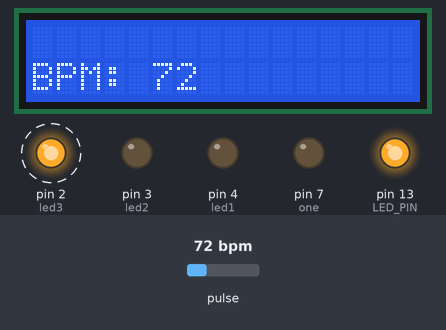
Recording of a sketch running on a simulated Arduino Uno, built with avr-gcc and run on an emulated ATmega328P. Shown: 16×2 character LCD, output pins drawn as LEDs (lit = HIGH). Dashed ring = blinking. The inputs (shaded band) are chosen by the test bench; at power-on: pulse 72 bpm. What the sketch prints to the serial monitor is not drawn.

Above: at 1.2 s.
1.3 s: pulse set to 98 bpm
At 4.3 s:
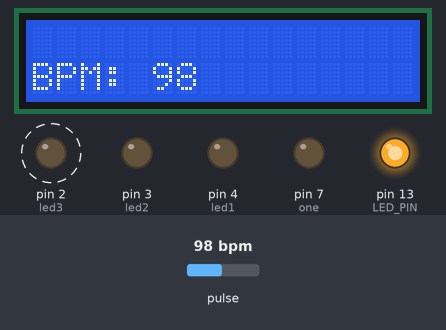
4.5 s: pulse set to 102 bpm
At 5.8 s:
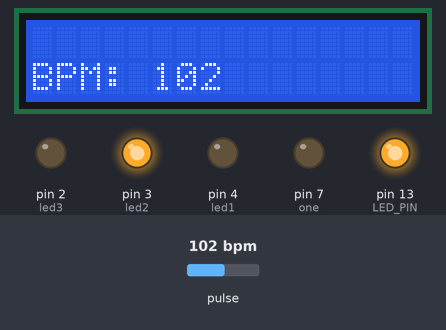
7.7 s: pulse set to 118 bpm
At 10.7 s:
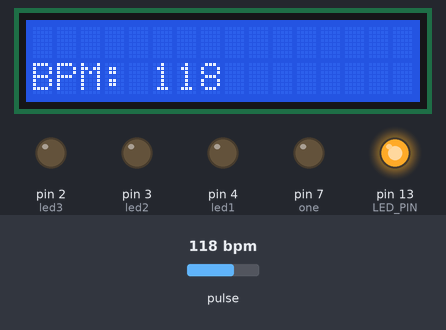
10.9 s: pulse set to 121 bpm
At 14.5 s:
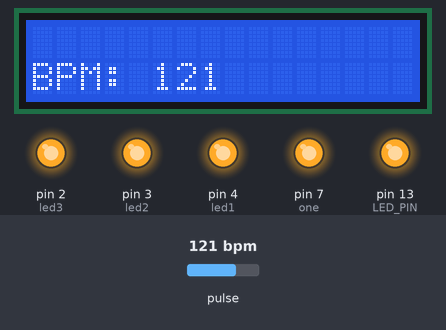
Timing chart, 0 to 15.1 s (numbered marks = the images above; inputs shaded):
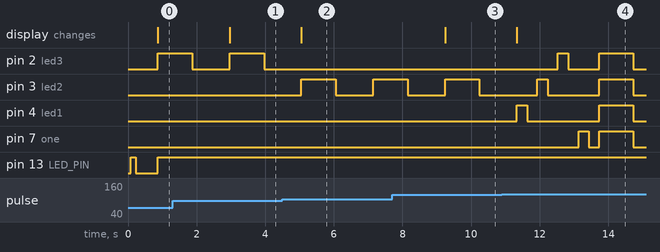

The sketch:

Heart_Rate_Monitoring.ino
```cpp
// Include necessary libraries
#define USE_ARDUINO_INTERRUPTS true
#include <PulseSensorPlayground.h>
#include <LiquidCrystal_I2C.h>
LiquidCrystal_I2C lcd(0x27, 16, 2); // set the LCD address to 0x27 for a 16 chars and 2 line display


// Constants
const int PULSE_SENSOR_PIN = 0;  // Analog PIN where the PulseSensor is connected
const int LED_PIN = 13;          // On-board LED PIN
const int THRESHOLD = 550;
      // Threshold for detecting a heartbeat
int led1 = 4;
int led2=3;
int led3=2;
const int one = 7;
// Create PulseSensorPlayground object
PulseSensorPlayground pulseSensor;

void setup()
{
  // Initialize Serial Monitor
  Serial.begin(9600);
  lcd.init();
  lcd.backlight();


  // Configure PulseSensor
  pulseSensor.analogInput(PULSE_SENSOR_PIN);
  pulseSensor.blinkOnPulse(LED_PIN);
  pulseSensor.setThreshold(THRESHOLD);

  // Check if PulseSensor is initialized
  if (pulseSensor.begin())
  {
    Serial.println("PulseSensor object created successfully!");
  }
   pinMode(led1, OUTPUT);
  pinMode(led2, OUTPUT);
  pinMode(led3, OUTPUT);
  pinMode (one, OUTPUT) ;

}

void loop()
{
  lcd.setCursor(0, 0);
  lcd.print("Heart Rate");

  // Get the current Beats Per Minute (BPM)
  int currentBPM = pulseSensor.getBeatsPerMinute();

  // Check if a heartbeat is detected
  if (pulseSensor.sawStartOfBeat())
  {
    Serial.println("♥ A HeartBeat Happened!");
    Serial.print("BPM: ");
    Serial.println(currentBPM);

    lcd.clear();
    lcd.setCursor(0, 1);
    lcd.print("BPM: ");
    lcd.print(currentBPM);

    Serial.print(currentBPM);
    Serial.print(',');

    if(currentBPM<=50)
      currentBPM=currentBPM+50;
    else if(currentBPM>=120)
      currentBPM=currentBPM-70;

    if(currentBPM>=60 && currentBPM<=99)
    {
      digitalWrite(led3, HIGH);
      delay(1000); // Wait for 1000 millisecond(s
      digitalWrite(led3, LOW);
      delay(1000); // Wait for 1000 millisecond(s)
      Serial.println("Light");

    }
    else if(currentBPM>=100 && currentBPM<=139)
    {
      digitalWrite(led2, HIGH);
      delay(1000); // Wait for 1000 millisecond(s)
      digitalWrite(led2, LOW);
      delay(1000); // Wait for 1000 millisecond(s)
      Serial.println("Moderate");
    }
    else if(currentBPM>=140)
    {
      digitalWrite(led1, HIGH);
      digitalWrite (one, HIGH);
      delay(1000); // Wait for 1000 millisecond(s)
      digitalWrite(led1, LOW);
      digitalWrite (one, LOW);
      delay(1000);
      Serial.println("High");
    }
    else
    {
      digitalWrite(led1, HIGH);
      delay(300); // Wait for 1000 millisecond(s
      digitalWrite(led1, LOW);
      delay(300); // Wait for 1000 millisecond(s
      digitalWrite(led2, HIGH);
      delay(300); // Wait for 1000 millisecond(s
      digitalWrite(led2, LOW);
      delay(300); // Wait for 1000 millisecond(s
      digitalWrite(led3, HIGH);
      delay(300); // Wait for 1000 millisecond(s
      digitalWrite(led3, LOW);
      delay(300);
      digitalWrite (one, HIGH);
      delay(300); // Wait for 1000 millisecond(s)
      digitalWrite (one, LOW);
      delay(300); // Wait for 1000 millisecond(s)

      digitalWrite(led1, HIGH);
      digitalWrite(led2, HIGH);
      digitalWrite(led3, HIGH);
      digitalWrite (one, HIGH);
      delay(1000); // Wait for 1000 millisecond(s
      digitalWrite(led1, LOW);
      digitalWrite(led2, LOW);
      digitalWrite(led3, LOW);
      digitalWrite (one, LOW);
      delay(1000); // Wait for 1000 millisecond(s)
      Serial.println("Not Normal");
    }
    delay(50);
  }

  // Add a small delay to reduce CPU usage
  delay(20);
}
```

Measured:
- the behaviour switches between 99 and 100 bpm on pulse (found by bisection; images 1 and 2)
- the behaviour switches between 119 and 120 bpm on pulse (found by bisection; images 3 and 4)
- after the input at 1.3 s, the display: changes after 1.7 s (image 1)
- after the input at 4.5 s, pin 2 (led3): stays LOW (without the input it goes to HIGH after 0.56 s); pin 3 (led2): LOW → HIGH after 0.56 s, → LOW 1.0 s later, → HIGH 1.1 s later; the display: changes after 0.56 s (image 2)
- after the input at 7.7 s, the display: changes after 1.5 s (image 3)
- after the input at 10.9 s, pin 2 (led3): LOW → HIGH after 1.6 s, → LOW 0.30 s later, → HIGH 0.90 s later, → LOW 1.0 s later; pin 4 (led1): LOW → HIGH after 0.43 s, → LOW 0.30 s later, → HIGH 2.1 s later, → LOW 1.0 s later
